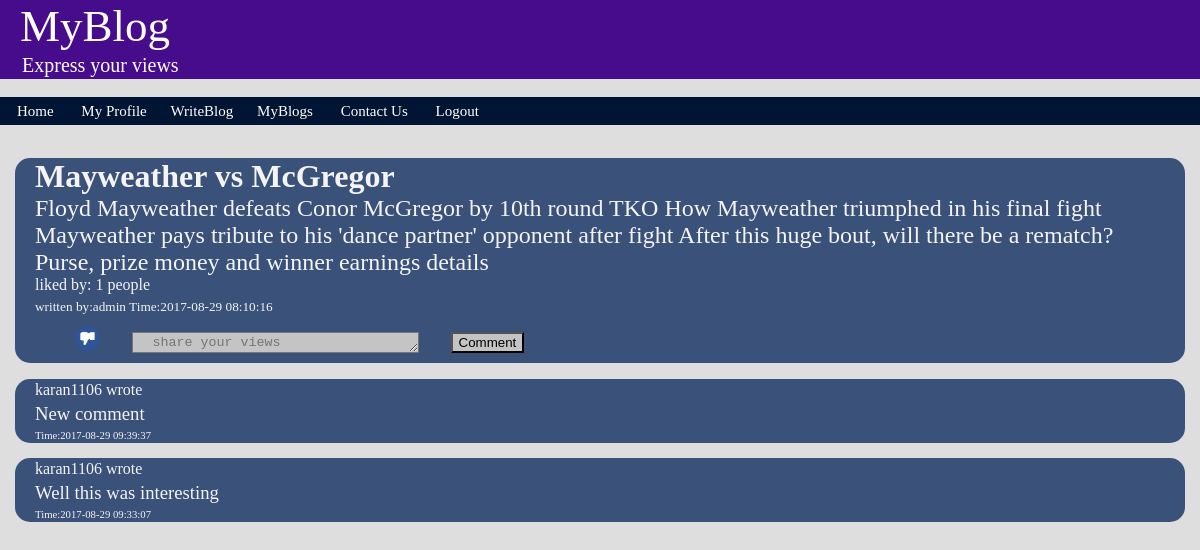
Page /blog/openBlog.php?id=2 (signed in) on the committed database.
### tables this page shows
CREATE TABLE `blogpost` (
  `id` int(11) NOT NULL,
  `blogger` varchar(25) NOT NULL,
  `date` timestamp NOT NULL DEFAULT CURRENT_TIMESTAMP,
  `title` varchar(150) NOT NULL,
  `descript` varchar(250) NOT NULL,
  `post` varchar(2500) NOT NULL,
  `status` char(1) NOT NULL DEFAULT '0'
);

CREATE TABLE `comments` (
  `id` int(11) NOT NULL,
  `userID` varchar(25) NOT NULL,
  `comment` varchar(500) NOT NULL,
  `time` timestamp NOT NULL DEFAULT CURRENT_TIMESTAMP
);

### blog/openBlog.php (the view, shortened to what this page needs)
<head>
	<link rel="stylesheet" type="text/css" href="style.css">
</head>
<body>
	<div class="header"><h2 title="Welcome to MyBlog">MyBlog</h2>
			<p style="font-size: 20px;">&nbsp;&nbsp;&nbsp;&nbsp;Express your views</p>
	</div>
	<br>
	<div class = "menu">
		<ul>
  		<li><a href="index.php">Home</a></li>
  		<?php
  			if(isset($_SESSION['logged'])){
  			  	echo "<li><a href='profile.php'>My Profile</a></li>";
  			  	echo "<li><a href='writeBlog.php?publish=0'>WriteBlog</a></li>";
  			  	echo "<li><a href='viewBlog.php'>MyBlogs</a></li>";
  			 }
  		?>
 	    <li><a href="contactUs.php">Contact Us</a></li>
 		<?php
 			if(isset($_SESSION['logged']))
 				echo "<li><a href='logout.php'>Logout</a></li>";
 			else
 				echo "<li><a href='login.php?count=0'>Login</a></li>"
 		?>
		</ul>
	</div>
	<br>
	<div class="posts">
	<?php
		include 'authorize.php';
		$sql = "SELECT * from blogpost where id = '".$_GET['id']."';";
		$res = $conn->query($sql);
		if($res->num_rows>0){
    	  while($row=$res->fetch_assoc()){
    	  	$count = $conn->query("select count(*) as liked from likes where id = ".$row['id'].";");
    	  	$count = $count->fetch_assoc();
    	  	echo "<div class = 'post'><h1>".$row['title']."</h1><h2>".$row['post']."</h2><span class='likes'>liked by: ".$count['liked']." people</span><h5> written by:".$row['blogger']." Time:".$row['date']."</h5><p>";
					echo "<form action ='comment.php?id=".$_GET['id']."' method = 'post'><ul id = comment>";
					if(isset($_SESSION['logged']) && $row['blogger']!=$_SESSION['logged']){
						$sql = "select count(*) as num from likes where id = ".$_GET['id']." and userID like '".$_SESSION['logged']."';";
						$r = $conn->query($sql)->fetch_assoc()['num'];
						if($r==1){
							echo "<li><a href = 'like.php?src=0&id=".$_GET['id']."'><img src = dislike.png height = 25px width = 25px alt = Unlike /></a>";
						}
						else{
							echo "<li><a href = 'like.php?src=1&id=".$_GET['id']."'><img src = like.png height = 25px width = 25px alt = Like /></a>";
						}
					}
					echo "</li><li><textarea name = comment rows = 1 cols = 50 maxlength = 500 placeholder = 'share your views'></textarea></li><li><button type = submit>Comment</button></li></ul>";
					echo "</div>";
			  }
				include 'viewComments.php';
		}
		else{
			header("location:error.php");
		}
	?>
	</div>
</body>
</html>

### blog/viewComments.php (shortened to what this page needs)
<?php
  include 'authorize.php';
  $sql = "SELECT * from comments where id = ".$_GET['id']." order by time desc;";
  $res = $conn->query($sql);
  while($row=$res->fetch_assoc()){
    echo "<div class = comment><h4>".$row['userID']." wrote</h4><h3>".$row['comment']."</h3><h6>Time:".$row['time']."</h6></div>";
  }
?>

### blog/style.css (style rules this page uses)
body { margin: 0px; background-color: #DEDEDE; }
.header { background-color: #460C8C; color: white; font-size: 30px; margin-bottom: 0px; }
.header h3, h5 { margin: 0px; padding-left: 20px; padding-top: 5px; padding-bottom: 0px; }
.menu ul { list-style-type: none; margin: 0; padding: 0; padding: 5px; background-color: #001433; }
.menu li { display: inline; padding-right: 1%; padding-left: 1%; font-size: 15px; }
.menu { margin: 0; }
.menu a { text-decoration: none; color: white; }
.post { background-color: #3A517A; border: 2px; border-radius: 15px; border-color: #DEDEDE; margin: 15px; color: #F4F4F4; }
.post img { padding-left: 20px; padding-bottom: 10px; }
.post h1, h4, h5, h2 { padding-left: 20px; padding-right: 10px; margin: 0px; }
.post h5 { padding-bottom: 2px; }
.post h4, h5, h2 { font-weight: normal; }
.post a { text-decoration: none; color: #F4F4F4; }
.likes { padding-left: 20px; padding-bottom: 10px; }
p { margin: 0; padding: 2px; }
#comment li { display: inline; padding-right: 1%; padding-left: 20px; font-size: 15px; }
#comment { margin: 0; padding-left: 20px; padding-bottom: 2px; line-height: 40px; }
#comment img { vertical-align: bottom; }
#comment button, textarea { vertical-align: middle; background-color: #C4C4C4; color: black; }
.comment { background-color: #3A517A; border: 2px; border-radius: 15px; border-color: #DEDEDE; margin: 15px; color: #F4F4F4; }
.comment h4, h3, h6 { font-weight: normal; margin: 0px; padding: 2px; padding-left: 20px; }
.contact input[type=text], textarea { width: 25%; padding: 2px 2px; margin: 8px 0; box-sizing: border-box; }
.write input[type=text], textarea { width: 25%; padding: 2px 20px; margin: 8px 0; box-sizing: border-box; }

### rows in the picture
blogpost: title "Mayweather vs McGregor", post "Floyd Mayweather defeats Conor McGregor by 10th round TKO How Mayweather triumphed in his final fight Mayweather pays tribute to his 'dance partner' opponent after fight After this huge bout, will there be a rematch? Purse, prize money and winner earnings details", liked "1", blogger "admin", date "2017-08-29 08:10:16"
comments: userID "karan1106", comment "New comment", time "2017-08-29 09:39:37"
comments: userID "karan1106", comment "Well this was interesting", time "2017-08-29 09:33:07"
